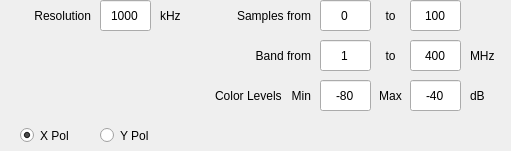
    <widget class="QWidget" name="ctrl_spectrogram" native="true">
     <property name="geometry">
      <rect>
       <x>630</x>
       <y>10</y>
       <width>511</width>
       <height>151</height>
      </rect>
     </property>
     <widget class="QLabel" name="qlabel_sample_from">
      <property name="geometry">
       <rect>
        <x>210</x>
        <y>0</y>
        <width>101</width>
        <height>31</height>
       </rect>
      </property>
      <property name="text">
       <string>Samples from</string>
      </property>
      <property name="alignment">
       <set>Qt::AlignRight|Qt::AlignTrailing|Qt::AlignVCenter</set>
      </property>
     </widget>
     <widget class="QLineEdit" name="qline_sample_start">
      <property name="geometry">
       <rect>
        <x>320</x>
        <y>0</y>
        <width>51</width>
        <height>31</height>
       </rect>
      </property>
      <property name="text">
       <string>0</string>
      </property>
      <property name="alignment">
       <set>Qt::AlignCenter</set>
      </property>
     </widget>
     <widget class="QLabel" name="qlabel_sample_to">
      <property name="geometry">
       <rect>
        <x>370</x>
        <y>0</y>
        <width>41</width>
        <height>31</height>
       </rect>
      </property>
      <property name="text">
       <string>to</string>
      </property>
      <property name="alignment">
       <set>Qt::AlignCenter</set>
      </property>
     </widget>
     <widget class="QLineEdit" name="qline_sample_stop">
      <property name="geometry">
       <rect>
        <x>410</x>
        <y>0</y>
        <width>51</width>
        <height>31</height>
       </rect>
      </property>
      <property name="text">
       <string>100</string>
      </property>
      <property name="alignment">
       <set>Qt::AlignCenter</set>
      </property>
     </widget>
     <widget class="QLabel" name="qlabel_band_from_2">
      <property name="geometry">
       <rect>
        <x>220</x>
        <y>40</y>
        <width>91</width>
        <height>31</height>
       </rect>
      </property>
      <property name="text">
       <string>Band from</string>
      </property>
      <property name="alignment">
       <set>Qt::AlignRight|Qt::AlignTrailing|Qt::AlignVCenter</set>
      </property>
     </widget>
     <widget class="QLineEdit" name="qline_spg_band_from">
      <property name="geometry">
       <rect>
        <x>320</x>
        <y>40</y>
        <width>51</width>
        <height>31</height>
       </rect>
      </property>
      <property name="text">
       <string>1</string>
      </property>
      <property name="alignment">
       <set>Qt::AlignCenter</set>
      </property>
     </widget>
     <widget class="QLabel" name="qlabel_band_to_2">
      <property name="geometry">
       <rect>
        <x>370</x>
        <y>40</y>
        <width>41</width>
        <height>31</height>
       </rect>
      </property>
      <property name="text">
       <string>to</string>
      </property>
      <property name="alignment">
       <set>Qt::AlignCenter</set>
      </property>
     </widget>
     <widget class="QLineEdit" name="qline_spg_band_to">
      <property name="geometry">
       <rect>
        <x>410</x>
        <y>40</y>
        <width>51</width>
        <height>31</height>
       </rect>
      </property>
      <property name="text">
       <string>400</string>
      </property>
      <property name="alignment">
       <set>Qt::AlignCenter</set>
      </property>
     </widget>
     <widget class="QLabel" name="qlabel_band_unit_2">
      <property name="geometry">
       <rect>
        <x>470</x>
        <y>40</y>
        <width>41</width>
        <height>31</height>
       </rect>
      </property>
      <property name="layoutDirection">
       <enum>Qt::LeftToRight</enum>
      </property>
      <property name="text">
       <string>MHz</string>
      </property>
      <property name="alignment">
       <set>Qt::AlignLeading|Qt::AlignLeft|Qt::AlignVCenter</set>
      </property>
     </widget>
     <widget class="QLabel" name="qlabel_spg_rbw_unit">
      <property name="geometry">
       <rect>
        <x>160</x>
        <y>0</y>
        <width>41</width>
        <height>31</height>
       </rect>
      </property>
      <property name="layoutDirection">
       <enum>Qt::LeftToRight</enum>
      </property>
      <property name="text">
       <string>kHz</string>
      </property>
      <property name="alignment">
       <set>Qt::AlignLeading|Qt::AlignLeft|Qt::AlignVCenter</set>
      </property>
     </widget>
     <widget class="QLabel" name="qlabel_spg_rbw">
      <property name="geometry">
       <rect>
        <x>0</x>
        <y>0</y>
        <width>91</width>
        <height>31</height>
       </rect>
      </property>
      <property name="toolTip">
       <string/>
      </property>
      <property name="statusTip">
       <string/>
      </property>
      <property name="whatsThis">
       <string>Comma separated single channels, dash separated for series. Example: 1-4,9,12</string>
      </property>
      <property name="text">
       <string>Resolution</string>
      </property>
      <property name="alignment">
       <set>Qt::AlignRight|Qt::AlignTrailing|Qt::AlignVCenter</set>
      </property>
     </widget>
     <widget class="QLineEdit" name="qline_spg_rbw">
      <property name="geometry">
       <rect>
        <x>100</x>
        <y>0</y>
        <width>51</width>
        <height>31</height>
       </rect>
      </property>
      <property name="statusTip">
       <string/>
      </property>
      <property name="text">
       <string>1000</string>
      </property>
      <property name="alignment">
       <set>Qt::AlignCenter</set>
      </property>
     </widget>
     <widget class="QRadioButton" name="qradio_xpol_spg">
      <property name="geometry">
       <rect>
        <x>20</x>
        <y>120</y>
        <width>61</width>
        <height>31</height>
       </rect>
      </property>
      <property name="text">
       <string>X Pol</string>
      </property>
      <property name="checked">
       <bool>true</bool>
      </property>
     </widget>
     <widget class="QRadioButton" name="qcheck_ypol_spg">
      <property name="geometry">
       <rect>
        <x>100</x>
        <y>120</y>
        <width>61</width>
        <height>31</height>
       </rect>
      </property>
      <property name="text">
       <string>Y Pol</string>
      </property>
      <property name="checked">
       <bool>false</bool>
      </property>
     </widget>
     <widget class="QLineEdit" name="qline_spg_color_min">
      <property name="geometry">
       <rect>
        <x>320</x>
        <y>80</y>
        <width>51</width>
        <height>31</height>
       </rect>
      </property>
      <property name="text">
       <string>-80</string>
      </property>
      <property name="alignment">
       <set>Qt::AlignCenter</set>
      </property>
     </widget>
     <widget class="QLineEdit" name="qline_spg_color_max">
      <property name="geometry">
       <rect>
        <x>410</x>
        <y>80</y>
        <width>51</width>
        <height>31</height>
       </rect>
      </property>
      <property name="text">
       <string>-40</string>
      </property>
      <property name="alignment">
       <set>Qt::AlignCenter</set>
      </property>
     </widget>
     <widget class="QLabel" name="qlabel_band_from_5">
      <property name="geometry">
       <rect>
        <x>190</x>
        <y>80</y>
        <width>121</width>
        <height>31</height>
       </rect>
      </property>
      <property name="text">
       <string>Color Levels   Min</string>
      </property>
      <property name="alignment">
       <set>Qt::AlignRight|Qt::AlignTrailing|Qt::AlignVCenter</set>
      </property>
     </widget>
     <widget class="QLabel" name="qlabel_band_to_4">
      <property name="geometry">
       <rect>
        <x>370</x>
        <y>80</y>
        <width>41</width>
        <height>31</height>
       </rect>
      </property>
      <property name="text">
       <string>Max</string>
      </property>
      <property name="alignment">
       <set>Qt::AlignCenter</set>
      </property>
     </widget>
     <widget class="QLabel" name="qlabel_band_unit_5">
      <property name="geometry">
       <rect>
        <x>470</x>
        <y>80</y>
        <width>41</width>
        <height>31</height>
       </rect>
      </property>
      <property name="layoutDirection">
       <enum>Qt::LeftToRight</enum>
      </property>
      <property name="text">
       <string>dB</string>
      </property>
      <property name="alignment">
       <set>Qt::AlignLeading|Qt::AlignLeft|Qt::AlignVCenter</set>
      </property>
     </widget>
    </widget>
